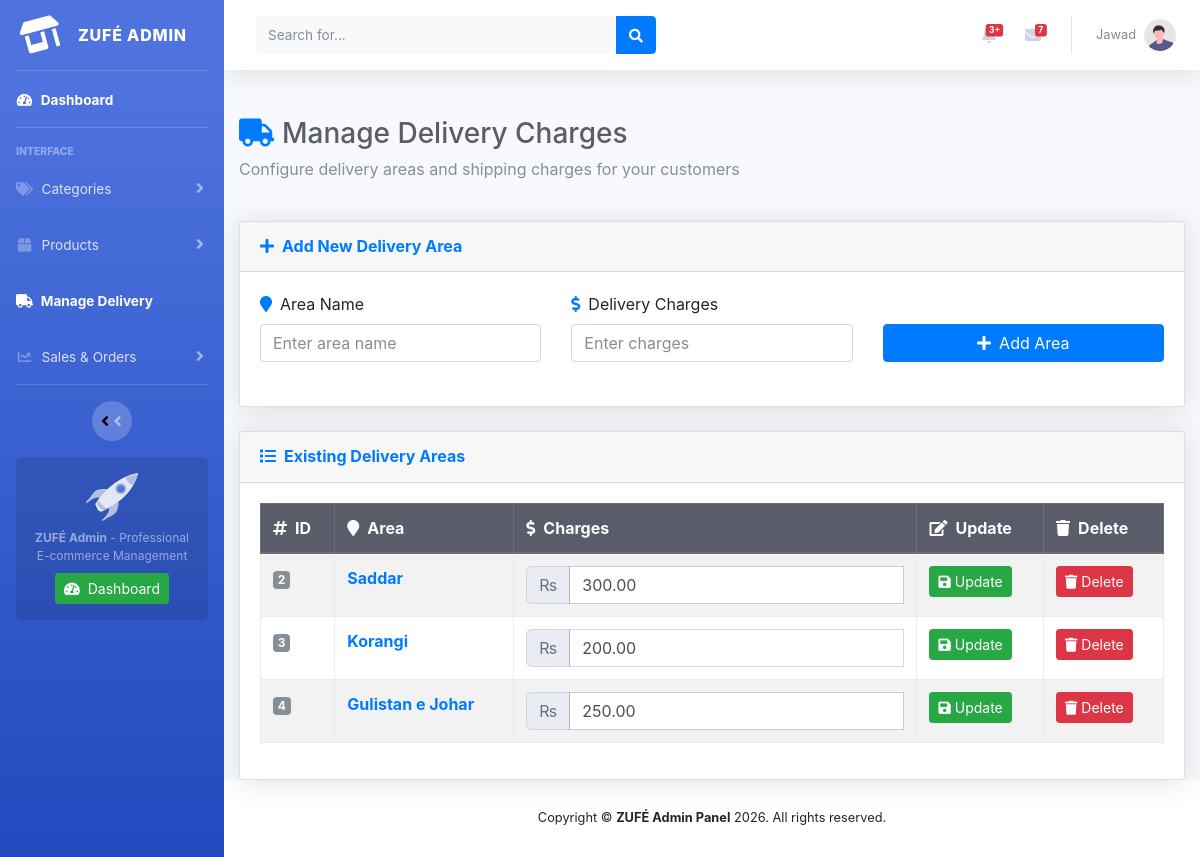
Screenshot of /adminpanel3/manage_delivery.php (signed in) with the database file from the repository.
### tables this page shows
CREATE TABLE `delivery_settings` (
  `id` int(11) NOT NULL,
  `area_name` varchar(100) NOT NULL,
  `charges` decimal(10,2) NOT NULL DEFAULT 0.00,
  `updated_at` timestamp NOT NULL DEFAULT current_timestamp() ON UPDATE current_timestamp()
);

### adminpanel3/manage_delivery.php (the view, shortened to what this page needs)
<?php
include("connection.php");
?>
<!DOCTYPE html>
<html lang="en">
<head>
    <link href="vendor/fontawesome-free/css/all.min.css" rel="stylesheet">
    <link href="css/sb-admin-2.min.css" rel="stylesheet">
    <link href="vendor/bootstrap/css/bootstrap.min.css" rel="stylesheet">
</head>
<body id="page-top">
<div id="wrapper">
    <?php include("aside.php");  ?>
    <div id="content-wrapper" class="d-flex flex-column">
        <div id="content">
            <div class="container-fluid mt-4">
                <div class="row mb-4">
                    <div class="col-12">
                        <h1 class="h3 mb-0 text-gray-800">
                            <i class="fas fa-truck mr-2 text-primary"></i>Manage Delivery Charges
                        </h1>
                        <p class="text-muted mt-2">Configure delivery areas and shipping charges for your customers</p>
                    </div>
                </div>
                <div class="card shadow mb-4">
                    <div class="card-header py-3">
                        <h6 class="m-0 font-weight-bold text-primary">
                            <i class="fas fa-plus mr-2"></i>Add New Delivery Area
                        </h6>
                    </div>
                    <div class="card-body">
                        <form method="POST" class="mb-4">
                            <div class="row g-2">
                                <div class="col-md-4">
                                    <label for="areaName">
                                        <i class="fas fa-map-marker mr-2 text-primary"></i>Area Name
                                    </label>
                                    <input type="text" name="area_name" id="areaName" class="form-control" placeholder="Enter area name" required>
                                </div>
                                <div class="col-md-4">
                                    <label for="areaCharges">
                                        <i class="fas fa-dollar-sign mr-2 text-primary"></i>Delivery Charges
                                    </label>
                                    <input type="number" name="charges" id="areaCharges" class="form-control" placeholder="Enter charges" required>
                                </div>
                                <div class="col-md-4">
                                    <label>&nbsp;</label>
                                    <button type="submit" name="add" class="btn btn-primary w-100">
                                        <i class="fas fa-plus mr-2"></i>Add Area
                                    </button>
                                </div>
                            </div>
                        </form>
                    </div>
                </div>
                <div class="card shadow">
                    <div class="card-header py-3">
                        <h6 class="m-0 font-weight-bold text-primary">
                            <i class="fas fa-list mr-2"></i>Existing Delivery Areas
                        </h6>
                    </div>
                    <div class="card-body">
                        <div class="table-responsive">
                            <table class="table table-bordered table-striped table-hover">
                                <thead class="thead-dark">
                                    <tr>
                                        <th><i class="fas fa-hashtag mr-2"></i>ID</th>
                                        <th><i class="fas fa-map-marker mr-2"></i>Area</th>
                                        <th><i class="fas fa-dollar-sign mr-2"></i>Charges</th>
                                        <th><i class="fas fa-edit mr-2"></i>Update</th>
                                        <th><i class="fas fa-trash mr-2"></i>Delete</th>
                                    </tr>
                                </thead>
                                <tbody>
                                <?php
                                $res = mysqli_query($con, "SELECT * FROM delivery_settings");
                                while ($row = mysqli_fetch_assoc($res)) {
                                    echo "<tr>
                                        <form method='POST'>
                                            <td><span class='badge badge-secondary'>{$row['id']}</span></td>
                                            <td><strong class='text-primary'>{$row['area_name']}</strong></td>
                                            <td>
                                                <div class='input-group'>
                                                    <div class='input-group-prepend'>
                                                        <span class='input-group-text'>₨</span>
                                                    </div>
                                                    <input type='number' name='charges' value='{$row['charges']}' class='form-control' required>
                                                    <input type='hidden' name='id' value='{$row['id']}'>
                                                </div>
                                            </td>
                                            <td>
                                                <button name='update' class='btn btn-success btn-sm'>
                                                    <i class='fas fa-save mr-1'></i>Update
                                                </button>
                                            </td>
                                            <td>
                                                <a href='?delete={$row['id']}' class='btn btn-danger btn-sm' onclick=\"return confirm('Are you sure you want to delete this delivery area?')\">
                                                    <i class='fas fa-trash mr-1'></i>Delete
                                                </a>
                                            </td>
                                        </form>
                                    </tr>";
                                }
                                ?>
                                </tbody>
                            </table>
                        </div>
                    </div>
                </div>
            </div>
        </div>
        <?php include("footer.php");  ?>
    </div>
</div>
</body>
</html>

### rows the page displays
delivery_settings: id "2", area_name "Saddar", charges "300.00"
delivery_settings: id "3", area_name "Korangi", charges "200.00"
delivery_settings: id "4", area_name "Gulistan e Johar", charges "250.00"

### other values shown
$_SESSION['admin_username'] "Jawad"
